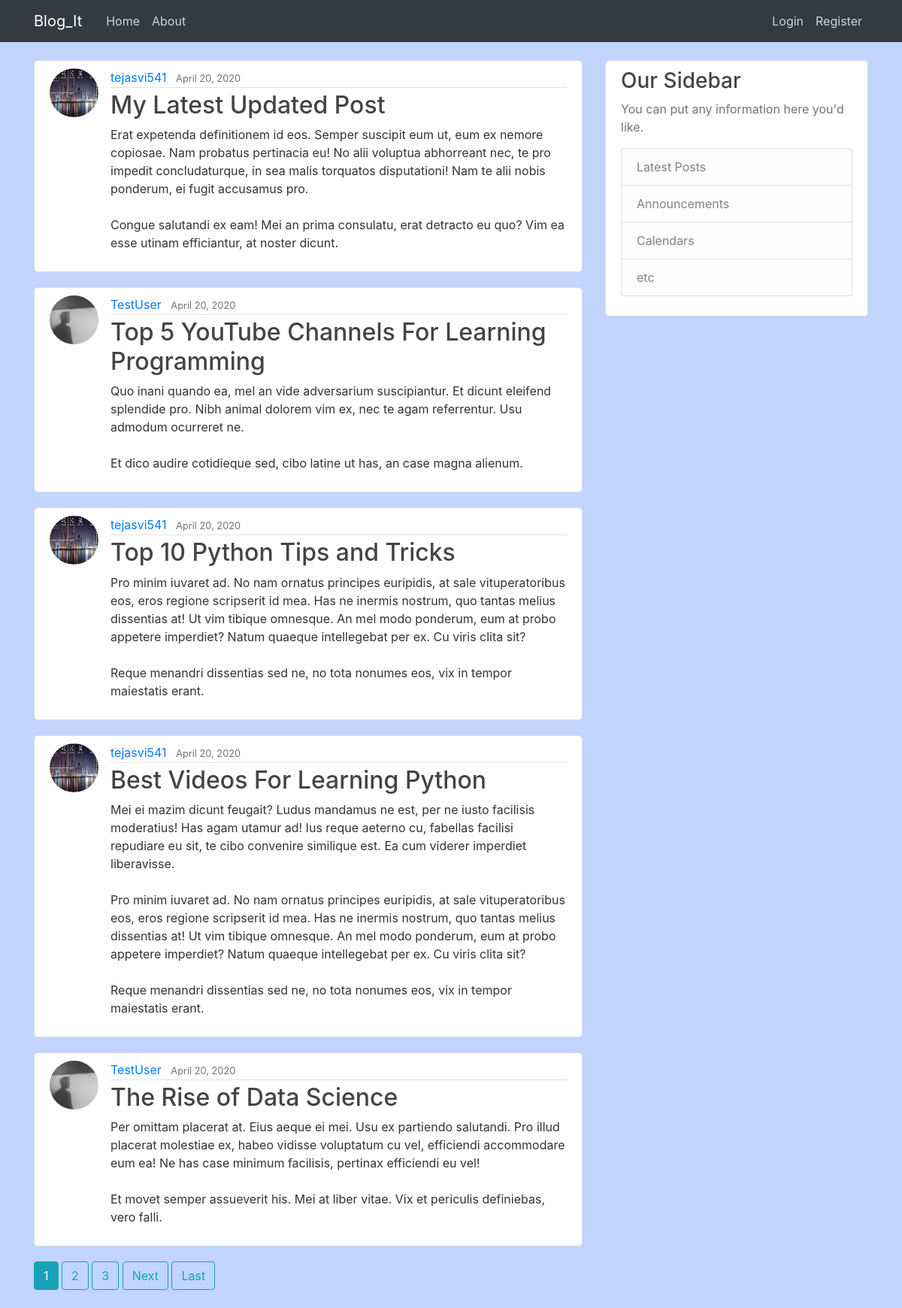
The page / on the database its author committed.
### blog/models.py (models this page shows, shortened)
class Post(models.Model):
    title = models.CharField(max_length=100)
    content = models.TextField()
    date_posted = models.DateTimeField(default=timezone.now)
    author = models.ForeignKey(User, on_delete=models.CASCADE)

### users/models.py (models this page shows, shortened)
class Profile(models.Model):
    user = models.OneToOneField(User, on_delete=models.CASCADE)
    image = models.ImageField(default='default.jpg', upload_to='profile_pics')

### blog/views.py (the view)
# urls.py: path('', PostListView.as_view(), name="Blog_Home"),
class PostListView(ListView):
    model = Post
    template_name = 'blog/home.html'  # <app>/<model>_<view_type>.html
    context_object_name = 'posts'
    ordering = ['-date_posted']
    paginate_by = 5

### blog/templates/blog/home.html (shortened to what this page needs)
{% extends "blog/base.html" %}
    {% block content %}
        {% for post in posts %}
                <article class="media content-section">
                    <img src="{{ post.author.profile.image.url }}" alt="Profile Picture" class="rounded-circle article-img">
                  <div class="media-body">
                    <div class="article-metadata">
                      <a class="mr-2" href="{% url 'user-posts' post.author.username %}">{{ post.author }}</a>
                      <small class="text-muted">{{ post.date_posted|date:"F d, Y" }}</small>
                    </div>
                    <h2><a class="article-title" href="{% url 'post-detail' post.id %}">{{ post.title }}</a></h2>
                    <p class="article-content">{{ post.content }}</p>
                  </div>
                </article>
            {% endfor %}
            {% if is_paginated %}
                {% for num in page_obj.paginator.page_range %}
                    {% if page_obj.number == num %}
                        <a class="btn btn-info mb-4" href="?page={{ num }}">{{ num }}</a>
                    {% elif num > page_obj.number|add:'-3' and num < page_obj.number|add:'3' %}
                         <a class="btn btn-outline-info mb-4" href="?page={{ num }}">{{ num }}</a>
                    {% endif %}
                {% endfor %}
                {% if page_obj.has_next %}
                    <a class="btn btn-outline-info mb-4" href="?page={{ page_obj.next_page_number }}">Next</a>
                    <a class="btn btn-outline-info mb-4" href="?page={{ page_obj.paginator.num_pages }}">Last</a>
                {% endif %}
            {% endif %}
    {% endblock content %}

### blog/templates/blog/base.html (shortened to what this page needs)
{% load static %}
<!DOCTYPE html>
<html lang="en">
<head>
    <link rel="stylesheet" href="https://maxcdn.bootstrapcdn.com/bootstrap/4.0.0/css/bootstrap.min.css">
    <link rel="stylesheet" type="text/css" href="{% static 'blog/main.css' %}">
</head>
    <header class="site-header">
          <nav class="navbar navbar-expand-md navbar-dark bg-dark fixed-top">
            <div class="container">
              <a class="navbar-brand mr-4" href="{% url 'Blog_Home' %}">Blog_It</a>
              <div class="collapse navbar-collapse" id="navbarToggle">
                <div class="navbar-nav mr-auto">
                  <a class="nav-item nav-link" href="{% url 'Blog_Home' %}">Home</a>
                  <a class="nav-item nav-link" href="{% url 'Blog_About' %}">About</a>
                </div>
                <div class="navbar-nav">
                  {% if user.is_authenticated %}
                        <a class="nav-item nav-link" href="{% url 'post-create' %}">New Post !</a>
                        <a class="nav-item nav-link" href="{% url 'profile' %}">Profile</a>
                        <a class="nav-item nav-link" href="{% url 'logout' %}">LogOut</a>
                    {% else %}
                          <a class="nav-item nav-link" href="{% url 'login' %}">Login</a>
                          <a class="nav-item nav-link" href="{% url 'register' %}">Register</a>
                    {% endif %}
                </div>
              </div>
            </div>
          </nav>
</header>
<body>
    <main role="main" class="container">
      <div class="row">
        <div class="col-md-8">
          {% block content %}{% endblock %}
        </div>
        <div class="col-md-4">
          <div class="content-section">
            <h3>Our Sidebar</h3>
            <p class='text-muted'>You can put any information here you'd like.
              <ul class="list-group">
                <li class="list-group-item list-group-item-light">Latest Posts</li>
                <li class="list-group-item list-group-item-light">Announcements</li>
                <li class="list-group-item list-group-item-light">Calendars</li>
                <li class="list-group-item list-group-item-light">etc</li>
              </ul>
            </p>
          </div>
        </div>
      </div>
     </main>
</body>
</html>

### blog/static/blog/main.css (style rules this page uses)
body { background: #acc7ffbd; color: #333333; margin-top: 5rem; }
h1, h2, h3, h4, h5, h6 { color: #444444; }
ul { margin: 0; }
.site-header .navbar-nav .nav-link { color: #cbd5db; }
.content-section { background: #ffffff; padding: 10px 20px; border: 1px solid #dddddd; border-radius: 5px; margin-bottom: 20px; }
.article-title { color: #444444; }
.article-content { white-space: pre-line; }
.article-img { height: 65px; width: 65px; margin-right: 16px; }
.article-metadata { padding-bottom: 1px; margin-bottom: 4px; border-bottom: 1px solid #e3e3e3; }

### rows shown on the page
Post: author.profile.image (picture), author "tejasvi541", date_posted "April 20, 2020", title "My Latest Updated Post", content "Erat expetenda definitionem id eos. Semper suscipit eum ut, eum ex nemore copiosae. Nam probatus pertinacia eu! No alii voluptua abhorreant nec, te pro impedit concludaturque, in sea malis torquatos disputationi! Nam te alii nobis ponderum, ei fugit accusamus pro. Congue salutandi ex eam! Mei an prima consulatu, erat detracto eu quo? Vim ea esse utinam efficiantur, at noster dicunt."
Post: author.profile.image (placeholder picture), author "TestUser", date_posted "April 20, 2020", title "Top 5 YouTube Channels For Learning Programming", content "Quo inani quando ea, mel an vide adversarium suscipiantur. Et dicunt eleifend splendide pro. Nibh animal dolorem vim ex, nec te agam referrentur. Usu admodum ocurreret ne. Et dico audire cotidieque sed, cibo latine ut has, an case magna alienum."
Post: author.profile.image (picture), author "tejasvi541", date_posted "April 20, 2020", title "Top 10 Python Tips and Tricks", content "Pro minim iuvaret ad. No nam ornatus principes euripidis, at sale vituperatoribus eos, eros regione scripserit id mea. Has ne inermis nostrum, quo tantas melius dissentias at! Ut vim tibique omnesque. An mel modo ponderum, eum at probo appetere imperdiet? Natum quaeque intellegebat per ex. Cu viris clita sit? Reque menandri dissentias sed ne, no tota nonumes eos, vix in tempor maiestatis erant."
Post: author.profile.image (picture), author "tejasvi541", date_posted "April 20, 2020", title "Best Videos For Learning Python", content "Mei ei mazim dicunt feugait? Ludus mandamus ne est, per ne iusto facilisis moderatius! Has agam utamur ad! Ius reque aeterno cu, fabellas facilisi repudiare eu sit, te cibo convenire similique est. Ea cum viderer imperdiet liberavisse. Pro minim iuvaret ad. No nam ornatus principes euripidis, at sale vituperatoribus eos, eros regione scripserit id mea. Has ne inermis nostrum, quo tantas melius dissentias at! Ut vim tibique omnesque. An mel modo ponderum, eum at probo appetere imperdiet? Natum quaeque intellegebat per ex. Cu viris clita sit? Reque menandri dissentias sed ne, no tota nonumes eos, vix in tempor maiestatis erant."
Post: author.profile.image (placeholder picture), author "TestUser", date_posted "April 20, 2020", title "The Rise of Data Science", content "Per omittam placerat at. Eius aeque ei mei. Usu ex partiendo salutandi. Pro illud placerat molestiae ex, habeo vidisse voluptatum cu vel, efficiendi accommodare eum ea! Ne has case minimum facilisis, pertinax efficiendi eu vel! Et movet semper assueverit his. Mei at liber vitae. Vix et periculis definiebas, vero falli."

### other values the page prints
{{ num }} "1"
{{ num }} "2" "3"
